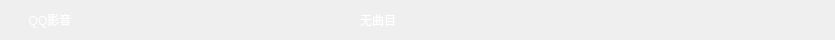
<?xml version="1.0" encoding="UTF-8"?>
<ui version="4.0">
 <class>TitleBar</class>
 <widget class="QWidget" name="TitleBar">
  <property name="geometry">
   <rect>
    <x>0</x>
    <y>0</y>
    <width>835</width>
    <height>40</height>
   </rect>
  </property>
  <property name="windowTitle">
   <string>Form</string>
  </property>
  <layout class="QHBoxLayout" name="horizontalLayout">
   <property name="spacing">
    <number>20</number>
   </property>
   <property name="leftMargin">
    <number>10</number>
   </property>
   <property name="topMargin">
    <number>0</number>
   </property>
   <property name="rightMargin">
    <number>10</number>
   </property>
   <property name="bottomMargin">
    <number>0</number>
   </property>
   <item>
    <widget class="QPushButton" name="btnLogo">
     <property name="styleSheet">
      <string notr="true">color: rgb(255, 255, 255);</string>
     </property>
     <property name="text">
      <string>QQ影音</string>
     </property>
     <property name="flat">
      <bool>true</bool>
     </property>
    </widget>
   </item>
   <item>
    <spacer name="horizontalSpacer">
     <property name="orientation">
      <enum>Qt::Horizontal</enum>
     </property>
     <property name="sizeHint" stdset="0">
      <size>
       <width>158</width>
       <height>20</height>
      </size>
     </property>
    </spacer>
   </item>
   <item>
    <widget class="QLabel" name="labCurMedia">
     <property name="styleSheet">
      <string notr="true">color: rgb(255, 255, 255);</string>
     </property>
     <property name="text">
      <string>无曲目</string>
     </property>
    </widget>
   </item>
   <item>
    <spacer name="horizontalSpacer_2">
     <property name="orientation">
      <enum>Qt::Horizontal</enum>
     </property>
     <property name="sizeHint" stdset="0">
      <size>
       <width>157</width>
       <height>20</height>
      </size>
     </property>
    </spacer>
   </item>
   <item>
    <widget class="QPushButton" name="btnMin">
     <property name="styleSheet">
      <string notr="true">QPushButton{
	  border-image: url(:/images/images/min.svg);
}
QPushButton:hover{
      border-image: url(:/images/images/min_hover.svg);
}</string>
     </property>
     <property name="text">
      <string/>
     </property>
     <property name="flat">
      <bool>true</bool>
     </property>
    </widget>
   </item>
   <item>
    <widget class="QPushButton" name="btnMax">
     <property name="styleSheet">
      <string notr="true">QPushButton{
	  border-image: url(:/images/images/max1.svg);
}
QPushButton:hover{
      border-image: url(:/images/images/max1_hover.svg);
}</string>
     </property>
     <property name="text">
      <string/>
     </property>
     <property name="flat">
      <bool>true</bool>
     </property>
    </widget>
   </item>
   <item>
    <widget class="QPushButton" name="btnClose">
     <property name="styleSheet">
      <string notr="true">QPushButton{
	  border-image: url(:/images/images/close.svg);
}
QPushButton:hover{
      border-image: url(:/images/images/close_hover.svg);
}</string>
     </property>
     <property name="text">
      <string/>
     </property>
     <property name="flat">
      <bool>true</bool>
     </property>
    </widget>
   </item>
  </layout>
 </widget>
 <resources/>
 <connections/>
</ui>
